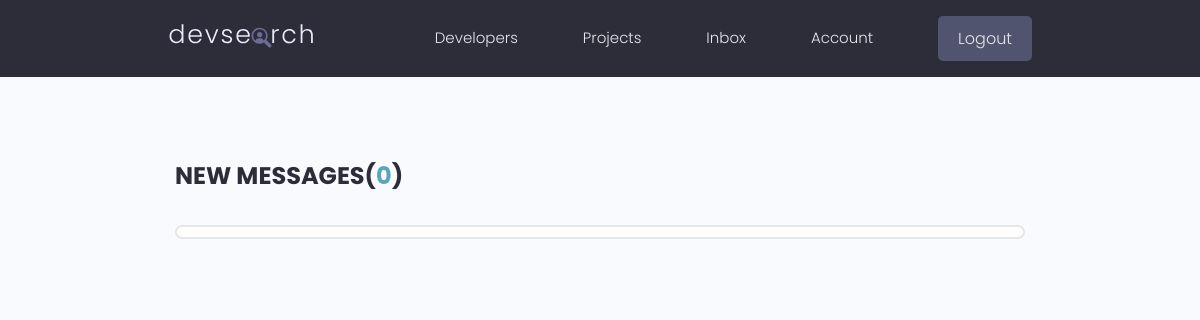
The app's page /inbox/ (signed in), older data.
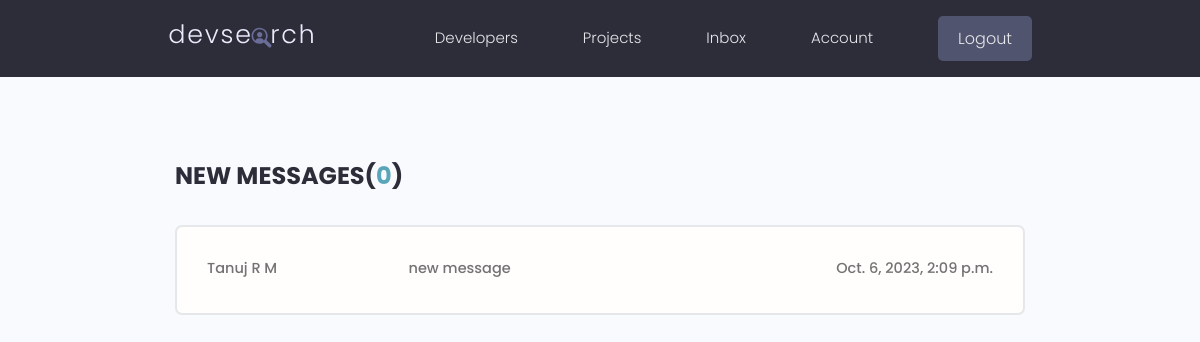
The same page, newer data.
### users/models.py (models this page shows, shortened)
class Message(models.Model):
    sender = models.ForeignKey(
        Profile, on_delete=models.SET_NULL, null=True, blank=True)
    recipient = models.ForeignKey(
        Profile, on_delete=models.SET_NULL, null=True, blank=True, related_name="messages")
    name = models.CharField(max_length=200, null=True, blank=True)
    email = models.EmailField(max_length=200, null=True, blank=True)
    subject = models.CharField(max_length=200, null=True, blank=True)
    body = models.TextField()
    is_read = models.BooleanField(default=False, null=True)
    created = models.DateTimeField(auto_now_add=True)
    id = models.UUIDField(default=uuid.uuid4, unique=True,
                          primary_key=True, editable=False)
    class Meta:
        ordering = ['is_read', '-created']

### users/views.py (the view)
# urls.py: path('inbox/', views.inbox, name="inbox"),
@login_required(login_url='login')
def inbox(request):
    profile = request.user.profile
    messageRequests = profile.messages.all()
    unreadCount = messageRequests.filter(is_read=False).count()
    context = {'messageRequests': messageRequests, 'unreadCount': unreadCount}
    return render(request, 'users/inbox.html', context)

### users/templates/users/inbox.html
{% extends 'base.html' %}
{% block content %}
<main class="inbox my-xl">
  <div class="content-box">
    <h3 class="inbox__title">New Messages(<span>{{unreadCount}}</span>)</h3>
    <ul class="messages">
      {% for message in messageRequests %}
      {% if message.is_read == False %}
      <li class="message message--unread">
        {% else %}
      <li class="message">
        {% endif %}
        <a href="{% url 'message' message.id %}">
          <span class="message__author">{{message.name}}</span>
          <span class="message__subject">{{message.subject}}</span>
          <span class="message__date">{{message.created}}</span>
        </a>
      </li>
      {% endfor %}
    </ul>
  </div>
</main>
{% endblock content %}

Row changes from the older to the newer data that the page shows:
added Message: name "Tanuj R M", subject "new message", created "Oct. 6, 2023, 2:09 p.m."
